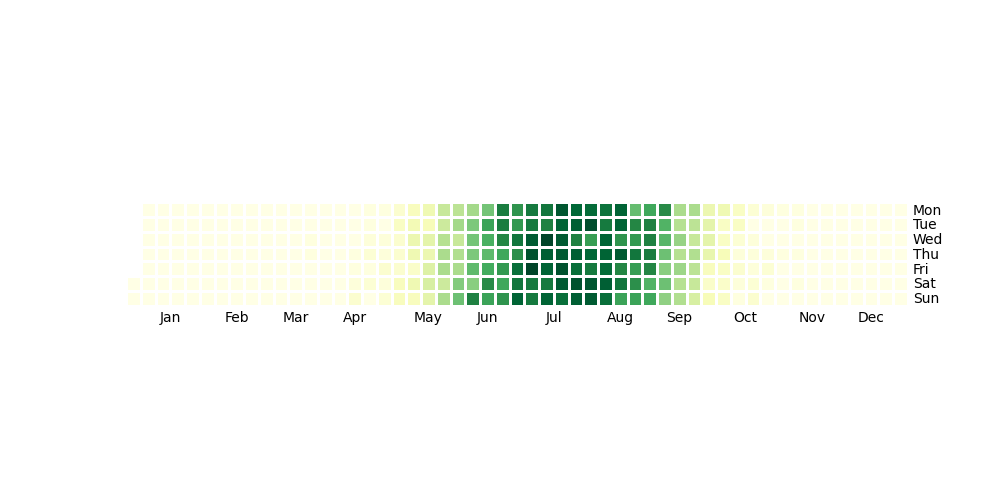

Generate this figure with Python:
import pandas as pd
import numpy as np
import calmap
import matplotlib.pyplot as plt

# Step 1: Load the data
file_path = "appended_weather_data.csv"
df = pd.read_csv(file_path)

# Step 2: Combine the Year, Month, and Day columns to create a datetime index
df['Datetime'] = pd.to_datetime(df[['Year', 'Month', 'Day']])
df.set_index('Datetime', inplace=True)

# Step 3: Filter rows based on the criteria and create a 'Counts' column
df['Counts'] = np.where((df['Min_Temp'] > 10) & (df['Max_Temp'] < 38) & (df['Total_Precip'] == 0), 1, 0)

# Step 4: Group the data by "Month:Day" pairs and sum the 'Counts'
grouped_counts_by_day = df.groupby([df.index.month, df.index.day]).sum()['Counts']

# Creating a completely new DataFrame for the grouped data
new_grouped_df = pd.DataFrame({
    'Month': grouped_counts_by_day.index.get_level_values(0),
    'Day': grouped_counts_by_day.index.get_level_values(1),
    'Counts': grouped_counts_by_day.values
})

# Adding a synthetic year (e.g., 2000) to the new DataFrame
synthetic_year = 2000
new_grouped_df['Year'] = synthetic_year

# Creating a DatetimeIndex using the synthetic year
new_grouped_df['Datetime'] = pd.to_datetime(new_grouped_df[['Year', 'Month', 'Day']])

# Setting the new 'Datetime' column as the index
new_grouped_df.set_index('Datetime', inplace=True)

# Step 5: (Optional) Visualize the data
plt.figure(figsize=(20, 10))
calmap.yearplot(new_grouped_df['Counts'], cmap='YlGn', fillcolor='#f5f5f5', daylabels=["Mon", "Tue", "Wed", "Thu", "Fri", "Sat", "Sun"], dayticks=[0, 1, 2, 3, 4, 5, 6], monthticks=[3], linewidth=2)
plt.show()
